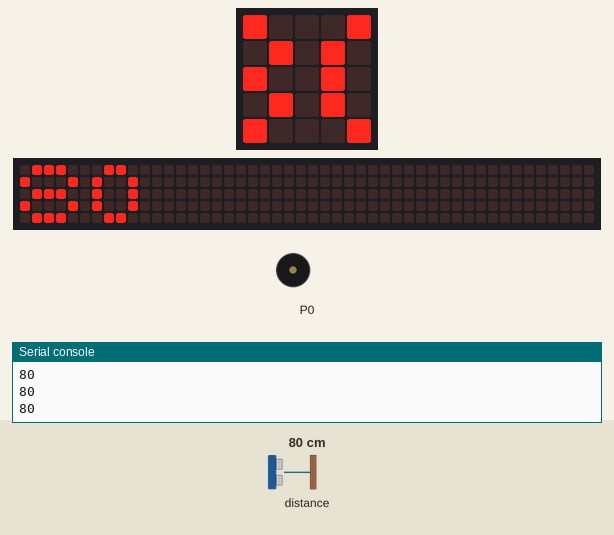
The program below on a simulated BBC micro:bit (MakeCode). On the bench: the board's 5×5 LED display, a strip that is not on the board, showing the scrolling text unrolled, buzzer (waves = sounding), the last lines printed to the serial console. The inputs (shaded band) are chosen by the test bench; at power-on: distance to the obstacle 80 cm. The 48×5 strip is a reading aid, not a part: it shows the text the display is scrolling, unrolled, one strip-width of it at a time.

Above: at 1.28 s.
1.3 s: distance to the obstacle set to 2 cm
At 3.9 s:
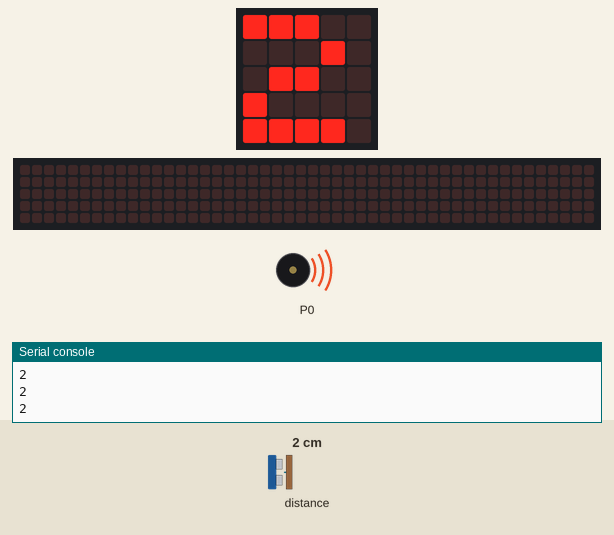
4.2 s: distance to the obstacle set to 18 cm
At 4.34 s:
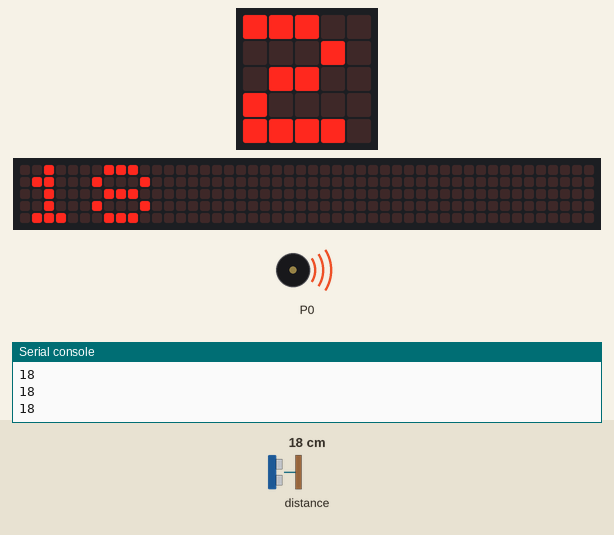
6.2 s: distance to the obstacle set to 4 cm
At 7.4 s:
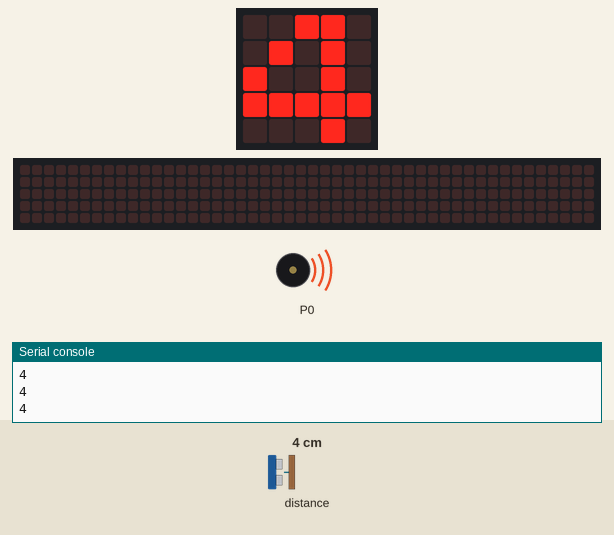
Timing chart, 0 to 9.2 s (numbered marks = the images above; inputs shaded):
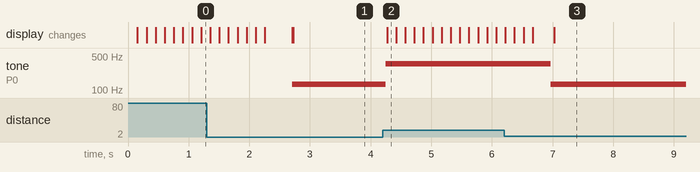

The program:

main.ts
```typescript
music.setVolume(255)
music.stopAllSounds()
basic.forever(function () {
    basic.showNumber(sonar.ping(
    DigitalPin.P1,
    DigitalPin.P2,
    PingUnit.Centimeters
    ))
    if (sonar.ping(
    DigitalPin.P1,
    DigitalPin.P2,
    PingUnit.Centimeters
    ) > 5) {
        music.changeTempoBy(100)
        music.ringTone(988)
        music.ringTone(349)
    } else {
        music.ringTone(131)
    }
})
basic.forever(function () {
    serial.writeLine("" + (sonar.ping(
    DigitalPin.P1,
    DigitalPin.P2,
    PingUnit.Centimeters
    )))
})
```

test.ts
```typescript
// 在這裡測試；當此封包作為擴充功能時，將不會編譯此內容。
```

Measured:
- after the input at 1.3 s, tone on P0: silent → 131 Hz after 1.4 s
- after the input at 4.2 s, tone on P0: 131 Hz → 349 Hz after 0.05 s; the display: changes after 0.07 s (image 2)
- after the input at 6.2 s, tone on P0: 349 Hz → 131 Hz after 0.77 s; the display: first differs from a run without the input after 0.83 s (image 3)
